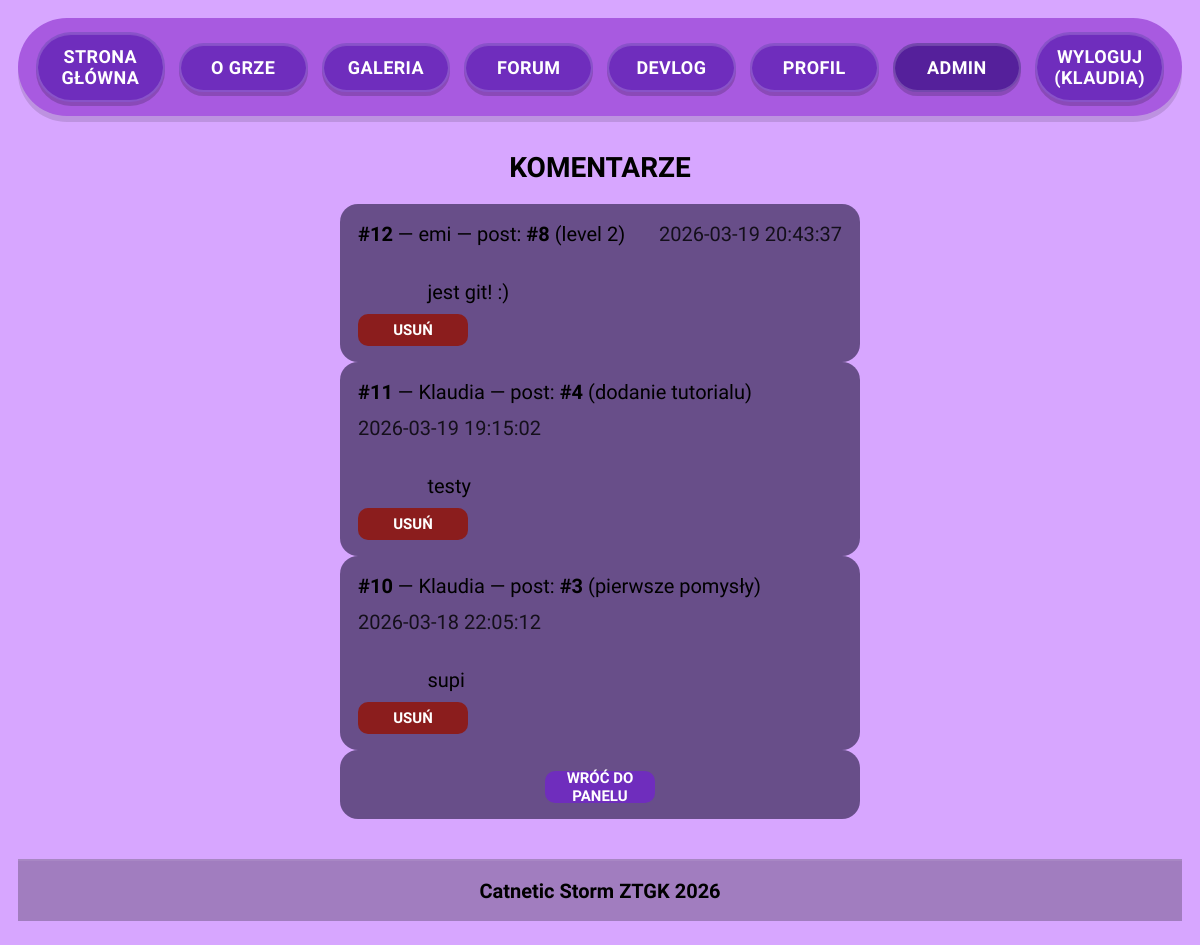
The app's page /admin/comments.php (signed in) with its own data.
### tables this page shows
CREATE TABLE `comments` (
  `comment_id` int(11) NOT NULL,
  `post_id` int(11) NOT NULL,
  `user_id` int(11) NOT NULL,
  `content` text NOT NULL,
  `created_at` timestamp NOT NULL DEFAULT current_timestamp(),
  `likes` int(11) DEFAULT 0
);

CREATE TABLE `users` (
  `user_id` int(11) NOT NULL,
  `username` varchar(50) NOT NULL,
  `password` varchar(255) NOT NULL,
  `role` enum('admin','user') NOT NULL DEFAULT 'user',
  `created_at` timestamp NOT NULL DEFAULT current_timestamp()
);

CREATE TABLE `devlog_posts` (
  `devlog_id` int(11) NOT NULL,
  `title` varchar(50) NOT NULL,
  `content` text NOT NULL,
  `image_path` varchar(255) NOT NULL,
  `created_at` timestamp NOT NULL DEFAULT current_timestamp(),
  `author_id` int(11) NOT NULL
);

### admin/comments.php (the view, shortened to what this page needs)
<?php
require __DIR__ . '/../includes/db.php';
$stmt = $pdo->query("
  SELECT
    c.comment_id,
    c.content,
    c.created_at,
    c.post_id,
    u.username,
    p.title AS post_title
  FROM comments c
  JOIN users u ON u.user_id = c.user_id
  JOIN devlog_posts p ON p.devlog_id = c.post_id
  ORDER BY c.created_at DESC, c.comment_id DESC
");
$comments = $stmt->fetchAll();
?>
<!DOCTYPE html>
<html lang="pl">
<head>
  <?php include __DIR__ . '/../includes/head.php'; ?>
</head>
<body>
  <?php include __DIR__ . '/../includes/header.php'; ?>
  <main>
    <section class="admin">
      <h1>Komentarze</h1>
      <?php if (!$comments): ?>
        <div class="auth-card">Brak komentarzy.</div>
      <?php else: ?>
        <?php foreach ($comments as $c): ?>
          <article class="auth-card" style="display:flex; flex-direction:column; gap:10px;">
            <div style="display:flex; justify-content:space-between; gap:12px; flex-wrap:wrap;">
              <div>
                <strong>#<?= (int)$c['comment_id'] ?></strong>
                — <?= htmlspecialchars($c['username']) ?>
                — post: <strong>#<?= (int)$c['post_id'] ?></strong> (<?= htmlspecialchars($c['post_title']) ?>)
              </div>
              <div style="opacity:.8;">
                <?= htmlspecialchars((string)$c['created_at']) ?>
              </div>
            </div>
            <div style="white-space:pre-wrap;">
              <?= htmlspecialchars((string)$c['content']) ?>
            </div>
            <form method="post" action="comments.php" onsubmit="return confirm('Usunąć ten komentarz?');">
              <button class="auth-btn" type="submit" style="background:#8b1d1d;">USUŃ</button>
            </form>
          </article>
        <?php endforeach; ?>
      <?php endif; ?>
      <div class="auth-card auth-card--small">
        <a class="auth-btn auth-btn--link" href="index.php">WRÓĆ DO PANELU</a>
      </div>
    </section>
  </main>
  <?php include __DIR__ . '/../includes/footer.php'; ?>
</body>
</html>

### css/style.css (style rules this page uses)
:root { --bg: #d7a6ff; --menu-bg: #a85ae0; --pill: #6f2dbd; --pill-hover: #5c22a6; --pill-active: #55209b; --frame-bg: #b47ee0; --frame-border: #5a2aa4; }
* { box-sizing: border-box; font-family: inherit; }
body { margin: 0; font-family: 'Pixelify Sans', sans-serif; font-size: 20px; background: var(--bg); padding: 18px 18px 24px; display: flex; flex-direction: column; min-height: 100vh; }
main { width: 100%; display: flex; justify-content: center; padding: 0; flex: 1; }
.auth-card { width: min(520px, 92vw); background: rgba(74, 55, 104, .78); border-radius: 18px; padding: 18px 18px 16px; }
.auth-card--small { padding: 14px 18px 16px; text-align: center; }
.auth-btn { display: inline-flex; align-items: center; justify-content: center; width: 110px; height: 32px; background: #6f2dbd; color: #fff; border: 0; border-radius: 10px; font-family: 'Pixelify Sans', sans-serif; font-weight: 900; text-transform: uppercase; font-size: 15px; cursor: pointer; text-decoration: none; }
.auth-btn--link { margin-top: 0 !important; }
.admin h1 { font-size: 28px; text-align: center; margin-bottom: 20px; text-transform: uppercase; }

### records on screen
comments: comment_id "12", user.username "emi", post "8", post.title "level 2", created_at "2026-03-19 20:43:37", content "jest git! :)"
comments: comment_id "11", user.username "Klaudia", post "4", post.title "dodanie tutorialu", created_at "2026-03-19 19:15:02", content "testy"
comments: comment_id "10", user.username "Klaudia", post "3", post.title "pierwsze pomysły", created_at "2026-03-18 22:05:12", content "supi"

### other values on screen
$_SESSION['username'] "KLAUDIA"
